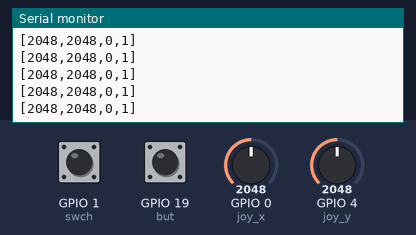
A sketch run on a simulated ESP32. On the bench: the last lines printed to the serial monitor. The inputs (shaded band) are chosen by the test bench; at power-on: GPIO 0 (joy_x) = 2048, GPIO 4 (joy_y) = 2048, GPIO 1 (swch) HIGH, GPIO 19 (but) LOW.

Above: at 1.2 s.
1.3 s: GPIO 0 (joy_x) set to 2866
At 1.37 s:
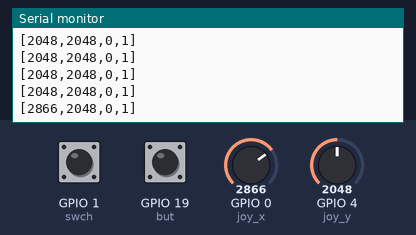
2.8 s: GPIO 4 (joy_y) set to 2866
At 2.83 s:
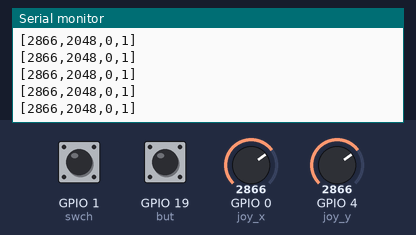
4.3 s: GPIO 1 (swch) pulled LOW for 0.15 s
At 4.4 s:
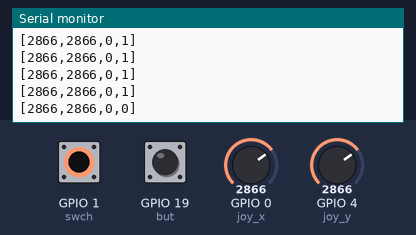
5.9 s: GPIO 19 (but) pulled HIGH for 0.15 s
At 6.01 s:
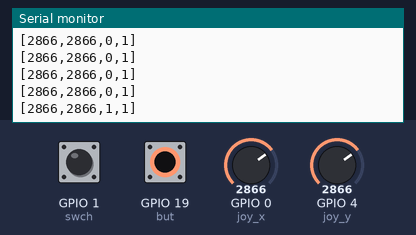
7.5 s: GPIO 0 (joy_x) set to 3603
At 7.52 s:
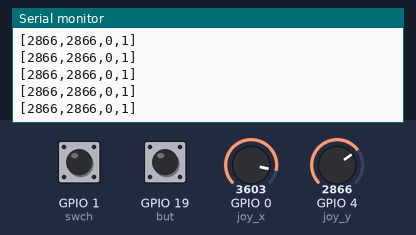
9.0 s: GPIO 1 (swch) pulled LOW for 1 s
At 9.08 s:
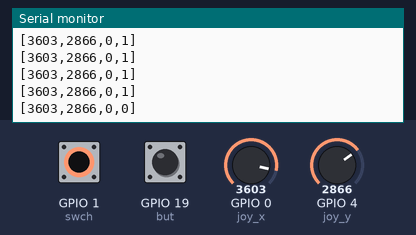
Timing chart, 0 to 12.0 s (numbered marks = the images above; inputs shaded):
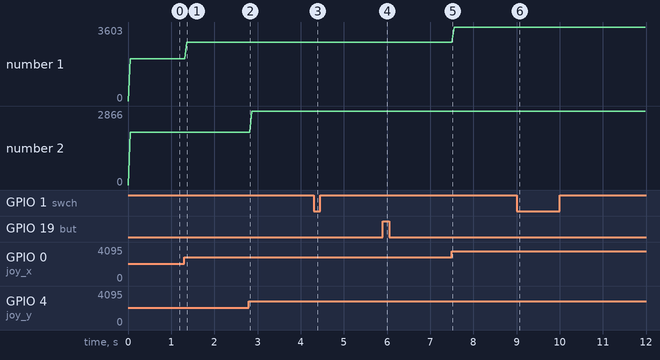

The sketch:

esp32-serial.ino
```cpp
/* CPSC334 ESP->Python

    Associated documents:

    Python:
    stem-player.py
*/

const int joy_x = 0;
const int joy_y = 4;
const int but = 19;
const int swch = 1;

int joy_x_val = 0;
int joy_y_val = 0;
int but_val = 0;
int swch_val = 0;

void setup() {
  Serial.begin(115200);

  pinMode(joy_x, INPUT);
  pinMode(joy_y, INPUT);
  pinMode(but, INPUT);
  pinMode(swch_val, INPUT);
}

void loop() {

  int vals[] = {joy_x_val, joy_y_val, but_val, swch_val};

  joy_x_val = analogRead(joy_x); // read analog pin 35
  joy_y_val = analogRead(joy_y); // read analog pin 34
  but_val = digitalRead(but);
  swch_val = digitalRead(swch);

  Serial.print("[");
  Serial.print(vals[0]); // send pin reading via serial
  Serial.print(",");
  Serial.print(vals[1]); // send pin reading via serial
  Serial.print(",");
  Serial.print(vals[2]); // send pin reading via serial
  Serial.print(",");
  Serial.print(vals[3]); // send pin reading via serial
  Serial.println("]");

  delay(50);

}
```

Measured:
- after the input at 1.3 s, the serial monitor: prints a new line after 0.06 s (image 1)
- after the input at 4.3 s, the serial monitor: prints a new line after 0.08 s (image 3)
- after the input at 5.9 s, the serial monitor: prints a new line after 0.09 s (image 4)
- after the input at 9.0 s, the serial monitor: prints a new line after 0.06 s (image 6)
- plotted number 1: 2048 → 2866 after the input at 1.3 s, 2866 → 3603 after the input at 7.5 s
